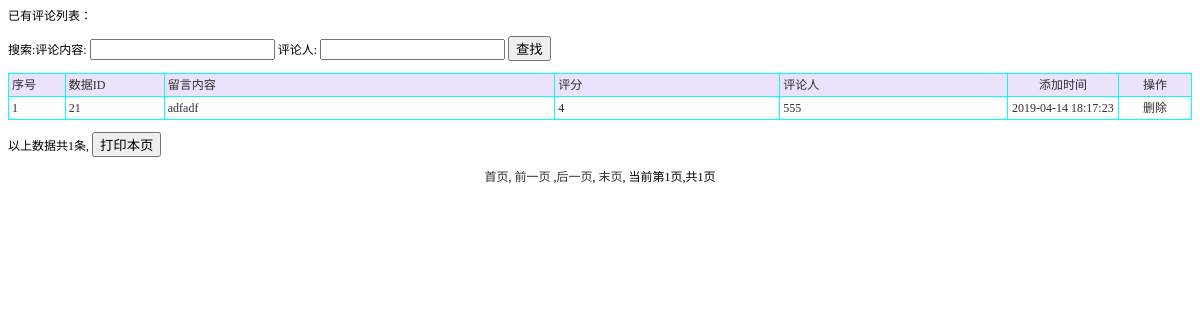
Page /pinglun_list.php?id=21&biao=dingdan on the committed database.
### tables this page shows
CREATE TABLE `pinglun` (
  `ID` int(11) NOT NULL AUTO_INCREMENT,
  `wenzhangID` varchar(255) DEFAULT NULL,
  `pinglunneirong` varchar(1000) DEFAULT NULL,
  `pinglunren` varchar(255) DEFAULT NULL,
  `addtime` timestamp NULL DEFAULT CURRENT_TIMESTAMP ON UPDATE CURRENT_TIMESTAMP,
  `biao` varchar(50) DEFAULT NULL,
  `pingfen` int(11) DEFAULT NULL,
  PRIMARY KEY (`ID`)
);

### pinglun_list.php (the view, shortened to what this page needs)
<?php
$id=$_GET["id"];
$biao=$_GET["biao"];
?>
<!DOCTYPE html PUBLIC "-//W3C//DTD XHTML 1.0 Transitional//EN" "http://www.w3.org/TR/xhtml1/DTD/xhtml1-transitional.dtd">
<html xmlns="http://www.w3.org/1999/xhtml">
<head>
<title>评论</title><link rel="stylesheet" href="css.css" type="text/css">
</head>
<body>
<p>已有评论列表：</p>
<form id="form1" name="form1" method="post" action="">
  搜索:评论内容:
  <input name="bh" type="text" id="bh" />
  评论人:
  <input name="mc" type="text" id="mc" />
  <input type="submit" name="Submit" value="查找" />
</form>
<table width="100%" border="1" align="center" cellpadding="3" cellspacing="1" bordercolor="#00FFFF" style="border-collapse:collapse">
  <tr>
    <td width="39" bgcolor="#EBE2FE">序号</td>
    <td width="73" bgcolor='#EBE2FE'>数据ID</td>
    <td width="309" bgcolor='#EBE2FE'>留言内容</td>
    <td width="175" bgcolor='#EBE2FE'>评分</td>
    <td width="177" bgcolor='#EBE2FE'>评论人</td>
    <td width="83" align="center" bgcolor="#EBE2FE">添加时间</td>
    <td width="52" align="center" bgcolor="#EBE2FE">操作</td>
  </tr>
  <?php
    $sql="select * from pinglun where wenzhangID=$id and biao='$biao'";
  $sql=$sql." order by id desc";
$query=mysql_query($sql);
  $rowscount=mysql_num_rows($query);
  if($rowscount==0)
  {}
  else
  {
  $pagelarge=10;
  $pagecurrent=$_GET["pagecurrent"];
  if($rowscount%$pagelarge==0)
  {
		$pagecount=$rowscount/$pagelarge;
  }
  else
  {
   		$pagecount=intval($rowscount/$pagelarge)+1;
  }
  if($pagecurrent=="" || $pagecurrent<=0)
{
	$pagecurrent=1;
}
		$ddddd=$pagecurrent*$pagelarge;
	if($pagecurrent==$pagecount)
	{
		if($rowscount%$pagelarge==0)
		{
		$ddddd=$pagecurrent*$pagelarge;
		}
		else
		{
		$ddddd=$pagecurrent*$pagelarge-$pagelarge+$rowscount%$pagelarge;
		}
	}
	for($i=$pagecurrent*$pagelarge-$pagelarge;$i<$ddddd;$i++)
{
  ?>
  <tr>
    <td width="39"><?php
	echo $i+1;
?></td>
    <td><?php echo mysql_result($query,$i,wenzhangID);?></td><td><?php echo mysql_result($query,$i,pinglunneirong);?></td>
    <td><?php echo mysql_result($query,$i,pingfen);?></td>
    <td><?php echo mysql_result($query,$i,pinglunren);?></td>
    <td width="83" align="center"><?php
echo mysql_result($query,$i,"addtime");
?></td>
    <td width="52" align="center"><a href="del.php?id=<?php
		echo mysql_result($query,$i,"id");
	?>&tablename=pinglun" onclick="return confirm('真的要删除？')">删除</a> </td>
  </tr>
  	<?php
	}
}
?>
</table>
<p>以上数据共<?php
		echo $rowscount;
	?>条,
  <input type="button" name="Submit2" onclick="javascript:window.print();" value="打印本页" />
</p>
<p align="center"><a href="pinglun_list.php?pagecurrent=1">首页</a>, <a href="pinglun_list.php?pagecurrent=<?php echo $pagecurrent-1;?>">前一页</a> ,<a href="pinglun_list.php?pagecurrent=<?php echo $pagecurrent+1;?>">后一页</a>, <a href="pinglun_list.php?pagecurrent=<?php echo $pagecount;?>">末页</a>, 当前第<?php echo $pagecurrent;?>页,共<?php echo $pagecount;?>页 </p>
<p>&nbsp; </p>
</body>
</html>

### css.css (style rules this page uses)
A:link { color: #2f2f2f; text-decoration: none; }
td { font-family:"宋体"; font-size: 12px; color: #2f2f2f; line-height: 16px; }

### rows in the picture
pinglun: wenzhangID "21", pinglunneirong "adfadf", pingfen "4", pinglunren "555", addtime "2019-04-14 18:17:23"

### other values in the picture
$rowscount "1"
$pagecurrent "1"
$pagecount "1"
